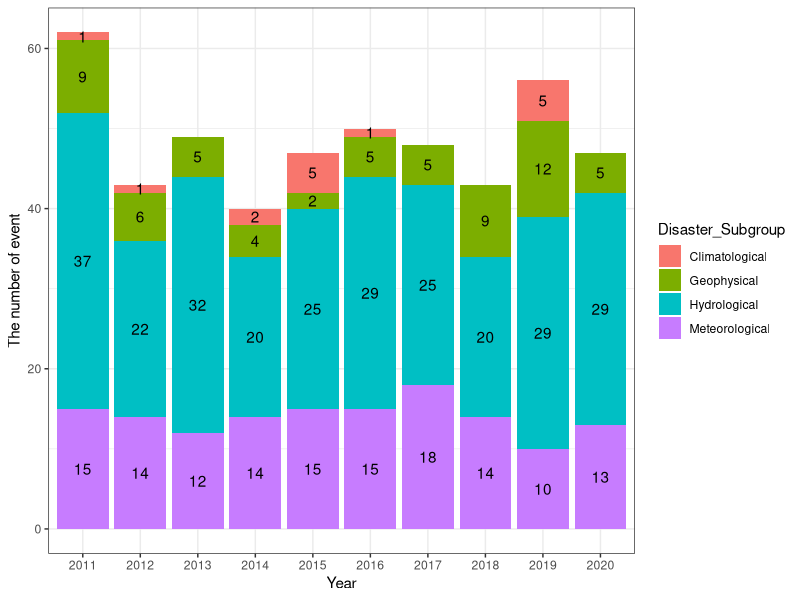
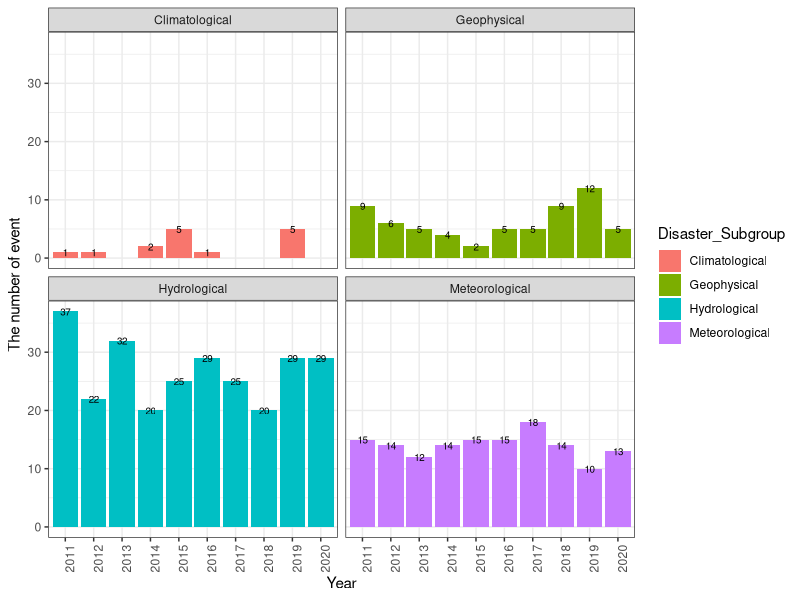
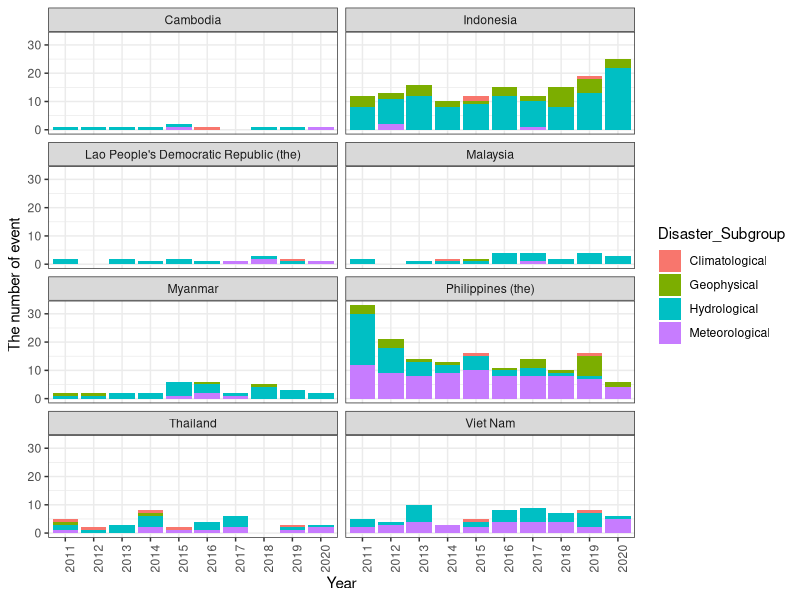
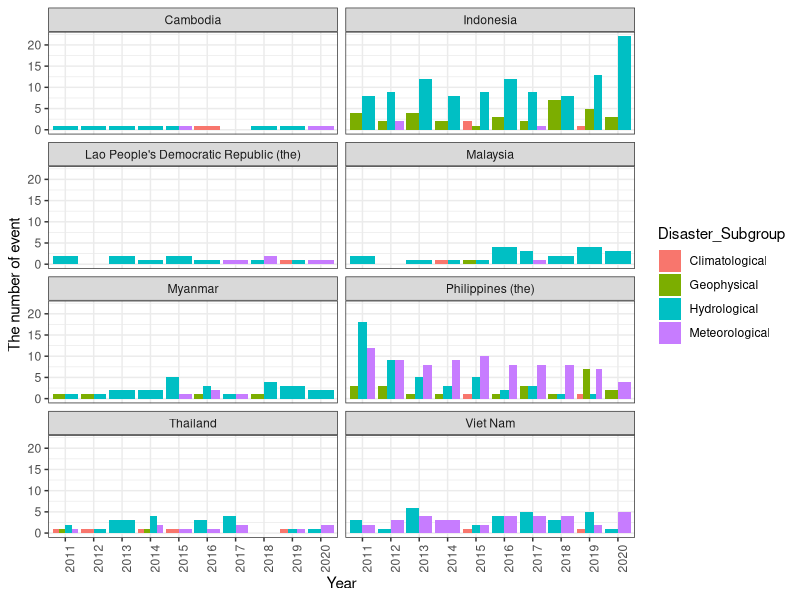
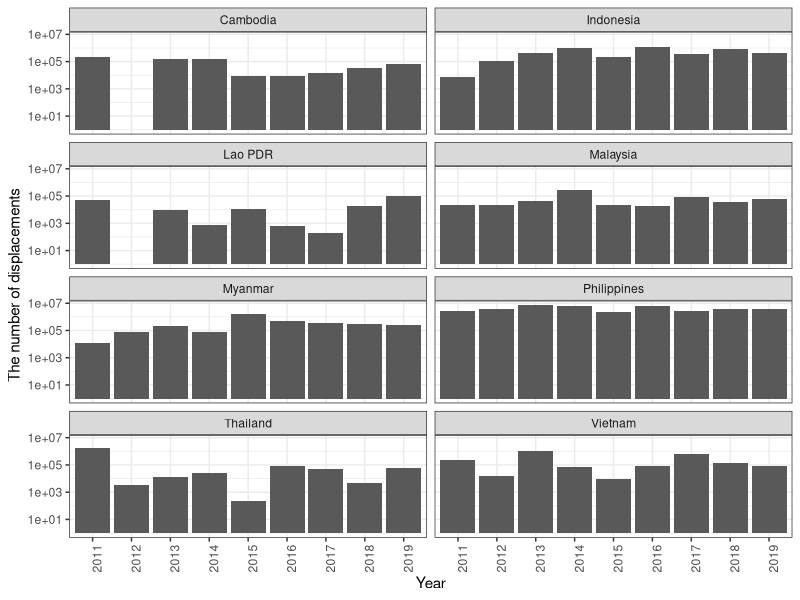
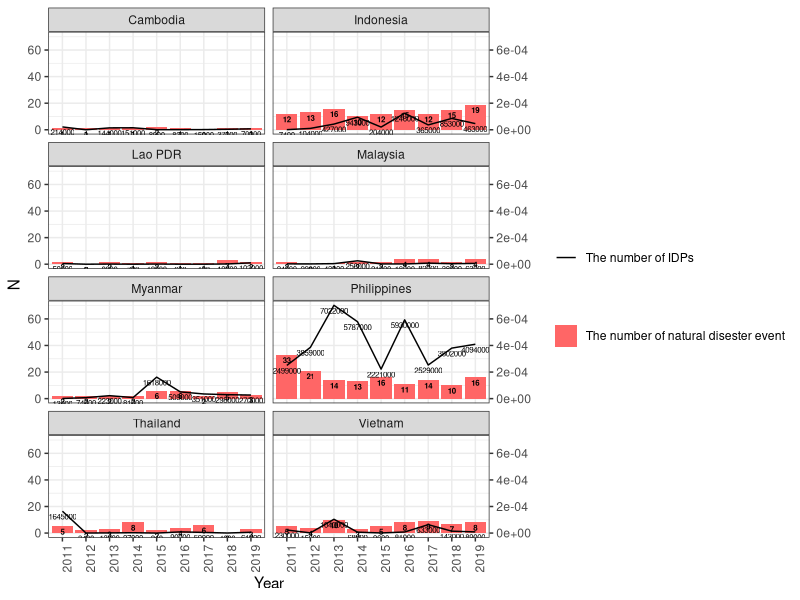
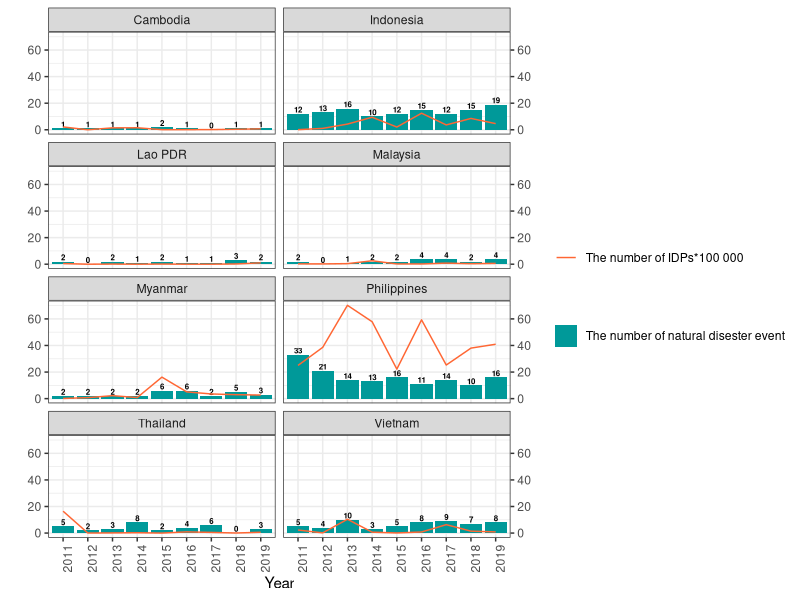
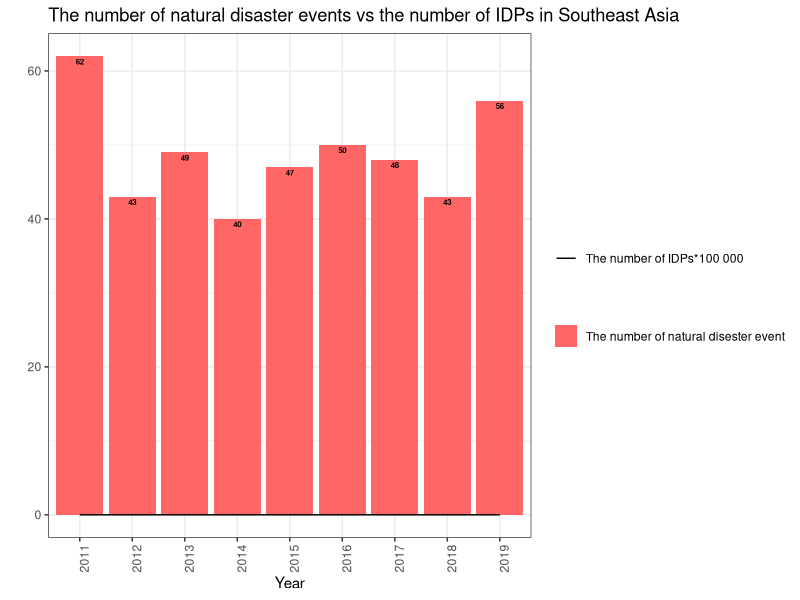

R code for these plots, in order:
## ---- chunk 1
# Packages

knitr::opts_chunk$set(echo = TRUE)
#install.packages("tidyverse")
library(tidyverse)
#install.packages("reshape")
library(readxl)
#install.packages("reshape2")
library(reshape2)
library(reshape)
#install.packages("writexl")
library(writexl)
library(dplyr)
library(ggplot2)
## ---- chunk 2
# download
natural_disaster_2011_2020 <- read_excel("natural_disaster_2011_2020.xlsx")

# delete unnecessary rows
natural_disaster_2011_2020 <- natural_disaster_2011_2020[-1:-5, ]

# rename the variables 
names(natural_disaster_2011_2020) <- c('Dis_No', 'Year', 'Seq', 'Disaster_Group', 'Disaster_Subgroup', 'Disaster_Type', 'Disaster_Subtype', 'Disaster_Subsubtype', 'Event_Name', 'Entry_Criteria', 'Country', 'ISO', 'Region', 'Continent', 'Location', 'Origin', 'Associated_Dis', 'Associated_Dis2', 'OFDA_Response', 'Appeal', 'Declaration', 'Aid_Contribution', 'Dis_Mag_Value', 'Dis_Mag_Scale', 'Latitude', 'Longitude', 'Local_Time', 'River_Basin', 'Start_Year', 'Start_Month', 'Start_Day', 'End_Year', 'End_Month', 'End_Day', 'Total_Deaths', 'No_injured', 'No_affected', 'No_Homeless', 'Total_Affected', 'Reconstruction_Costs', 'Insured_Damages', 'Total_Damage', 'CPI')

# delete unnecessary rows
natural_disaster_2011_2020 <- natural_disaster_2011_2020[-1, ]

# select necessary variables(columns)
data <- select(natural_disaster_2011_2020, 'Dis_No', 'Year', 'Seq', 'Disaster_Type', 'Disaster_Subgroup', 'Country', 'Dis_Mag_Value', 'Dis_Mag_Scale', 'Latitude', 'Longitude', 'Start_Year', 'Start_Month', 'Start_Day', 'End_Year', 'End_Month', 'End_Day', 'Total_Deaths', 'No_injured', 'No_affected', 'No_Homeless', 'Total_Affected', 'Total_Damage')

# select countries
## Cambodia, Indonesia, Philippines (the),  Malaysia, Thailand, Lao People's Democratic Republic (the),  Myanmar,  Singapore,  Vietnam.
data <- data %>%
  filter(Country %in% c("Cambodia", "Indonesia", "Philippines (the)",  "Malaysia", "Thailand", "Lao People's Democratic Republic (the)",  "Myanmar",  "Singapore",  "Viet Nam"))

## ---- chunk 3
# Change in the number of all disasters (group by year)
all <- data %>% 
  filter(Disaster_Subgroup %in% c("Climatological", "Meteorological", "Hydrological", "Geophysical")) %>%
  group_by(Year, Disaster_Subgroup) %>%
  summarise(N=n(), na.rm = TRUE)

# 1) stacked bar graph 
all_bar <- ggplot(all, aes(x = Year, y = N, fill = Disaster_Subgroup)) + 
  geom_bar(stat="identity") +
  theme_bw() +
  labs(x="Year", y="The number of event") + 
  geom_text(aes(label= N), position = position_stack(vjust=0.5)) 
all_bar

# 2) separated bar graph
all_bar2 <- ggplot(all, aes(x = Year, y = N, fill = Disaster_Subgroup)) +
  geom_bar(stat="identity", position="dodge")+
  theme_bw() + 
  facet_wrap(~Disaster_Subgroup, ncol=2) +
  labs(x="Year", y="The number of event") + 
  geom_text(aes(label= N), size = 2.5) +
  theme(axis.text.x=element_text(angle=90, hjust=1))
all_bar2


# Change in the number of disaster (group by country)
country <- data %>% 
  filter(Disaster_Subgroup %in% c("Climatological", "Meteorological", "Hydrological", "Geophysical")) %>%
  group_by(Year, Disaster_Subgroup, Country) %>%
  summarise(N=n(), na.rm = TRUE)

# 1) stacked bar graph
country_bar <- ggplot(country, aes(x = Year, y = N, fill = Disaster_Subgroup)) + 
  geom_bar(stat="identity") +
  labs(x="Year", y="The number of event") + 
  facet_wrap(~Country, ncol=2) +  
  theme_bw() +
  theme(axis.text.x=element_text(angle=90, hjust=1)) 
country_bar

# 2) separated bar graph
country_bar2 <- ggplot(country, aes(x = Year, y = N, fill = Disaster_Subgroup)) +
  geom_bar(stat="identity", position="dodge")+
  labs(x="Year", y="The number of event") + 
  facet_wrap(~Country, ncol=2) +  
  theme_bw() +
  theme(axis.text.x=element_text(angle=90, hjust=1))
country_bar2
## ---- chunk 4
#1. Grouping data by year and country
country_events <- data %>% 
  filter(Disaster_Subgroup %in% c("Climatological", "Meteorological", "Hydrological", "Geophysical")) %>%
  group_by(Year, Country) %>%
  summarise(N=n(), na.rm = TRUE)

###str(country_events)

#2. Changing value
country_events$Country <- recode(country_events$Country, "Philippines (the)" = "Philippines", "Lao People's Democratic Republic (the)" = "Lao PDR", "Viet Nam" = "Vietnam")
## ---- chunk 5
#download
idp_dt <- read.table("IDP_data.csv", sep = ";", header = TRUE, stringsAsFactors = FALSE)

# We have three countries for which we don't have data at all or not enough data for the analysis: Brunei, Singapore and Timor-Leste. So we take them out. Also we transform dataset into tibble format for later. 

idp_clean <- idp_dt[-c(7,10,11),]
idp_clean_t <- as.tibble(idp_clean)


# Preparing data for individual countries 
# 1) Selecting the countries and variables we need 
country_idp <- idp_clean_t %>%
  filter(Country.Name %in% c("Cambodia", "Indonesia", "Philippines", "Malaysia", "Thailand", "Lao PDR", "Myanmar", "Vietnam")) %>% 
  select(-2)

#2) Transforming variables to numeric format (to be able late to use log() function)
country_idp <- country_idp %>% mutate_at(vars(X2011, X2012, X2013, X2014, X2015, X2016, X2017, X2018, X2019), as.numeric) 
names(country_idp)[2] <- "2011"
names(country_idp)[3]<- "2012"
names(country_idp)[4]<- "2013"
names(country_idp)[5]<- "2014"
names(country_idp)[6]<- "2015"
names(country_idp)[7]<- "2016"
names(country_idp)[8]<- "2017"
names(country_idp)[9]<- "2018"
names(country_idp)[10]<- "2019"

#3) Changing from wide to long format (to be able to use ggplot2)
country_idp <- as.data.frame(country_idp)
country_idp_long <- melt(data = country_idp,
                         id.vars = "Country.Name",
                         variable.name = "Year",
                         value.name = "IDPs")
names(country_idp_long) <- c('Country', 'Year', 'IDPs')

#4) Again transforming to tibble format (as the process of making data long resulted in turning back again the data.frame)
country_idp_long_t <- as.tibble(country_idp_long) %>%
  mutate_at(vars(IDPs), as.numeric) 
## ---- chunk 6
#Building graphs -> number of IDPs per country per year;
country_idp_bar <- ggplot(country_idp_long_t, aes(x = Year, y = IDPs)) +
  geom_bar(stat = "identity") +
  labs(x = "Year", y = "The number of displacements") +
  facet_wrap(~Country, ncol = 2) +
  theme_bw() +
  theme(axis.text.x = element_text(angle = 90, hjust = 1)) +
  scale_y_log10() 

country_idp_bar
## ---- chunk 7
# merge
merged_data <- left_join(country_idp_long_t, country_events, by = c("Year", "Country"))

# NA imputation
#1) Natural diseaster events 
merged_data$N[is.na(merged_data$N)] <- 0 
#2) IDPs
merged_data$IDPs[is.na(merged_data$IDPs)] <- 0 
  

# Plot 1 - by country;
#1) not change the scale of IDPs
ggplot(merged_data, aes(x = Year)) +
  geom_col(aes(y = N, fill="redfill")) +
  geom_text(aes(y = N, label = N), fontface = "bold", vjust = 1.4, color = "black", size = 2) +
  geom_line(aes(y =  IDPs / 100000, group = 1, color = 'blackline')) +
  geom_text(aes(y =  IDPs / 100000, label = round(IDPs, 2)), vjust = 1.4, color = "black", size = 2) +
  scale_y_continuous(sec.axis = sec_axis(trans = ~ . / 100000)) +
   scale_fill_manual('', labels = 'The number of natural disester event', values = "#FF6666") +
  scale_color_manual('', labels = 'The number of IDPs', values = 'black') +
  theme_bw() +  
  facet_wrap(~Country, ncol=2) +
  theme(axis.text.x=element_text(angle=90, hjust=1))

#2) change the scale of IDPs
merged_data$IDPs <- merged_data$IDPs/100000

country_plot <- ggplot(merged_data, aes(x = Year)) +
  geom_col(aes(y = N, fill="redfill")) +
  geom_text(aes(y = N, label = N), fontface = "bold", vjust = -0.2, color = "black", size = 2) +
  geom_line(aes(y = IDPs, group = 1, color = 'blackline')) +
  labs(x="Year", y = "") +
  scale_y_continuous(sec.axis = sec_axis(~.)) +
  scale_fill_manual('', labels = 'The number of natural disester event', values = "#009999") +
  scale_color_manual('', labels = 'The number of IDPs*100 000', values = "#FF6633") +
  theme_bw() +  
  facet_wrap(~Country, ncol=2) +
  theme(axis.text.x=element_text(angle=90, hjust=1))
country_plot
ggsave("country_plot.jpg")


# Plot 2 - whole region;

#1. Creating dataset for plotting totals 
  all_country <- merged_data %>%
  group_by(Year) %>%
  summarise(IDPs_total=sum(IDPs), events_total = sum(N))
  
#2. Overcoming the issue with needing two y-axis
all_country$IDPs_total <- all_country$IDPs_total/100000

#3. Creating the plot 
ggplot(all_country, aes(x = Year)) +
  geom_col(aes(y = events_total, fill = "redfill")) +
  geom_line(aes(y = IDPs_total, group = 1, color = 'blackline')) +
  geom_text(aes(y = events_total, label = events_total), fontface = "bold", vjust = 1.4, color = "black", size = 2) +
  labs(x = "Year", y = "") +
  ggtitle("The number of natural disaster events vs the number of IDPs in Southeast Asia") +
  scale_fill_manual('', labels = 'The number of natural disester event', values = "#FF6666") +
  scale_color_manual('', labels = 'The number of IDPs*100 000', values = 'black') +
  theme_bw() +
  theme(axis.text.x=element_text(angle=90, hjust=1))
